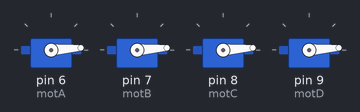
This sketch was run on a simulated Arduino Uno, built with avr-gcc and run on an emulated ATmega328P. On the bench: 4 × servo. What the sketch prints to the serial monitor is not drawn.

Above: at 0.1 s.
Timing chart, 0 to 2.1 s (numbered marks = the images above):
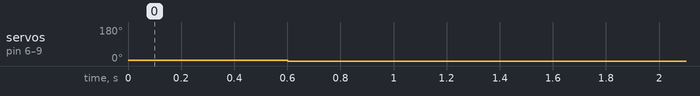

Measured:
- by itself, servo on pin 6 (motA), servo on pin 7 (motB), servo on pin 8 (motC), servo on pin 9 (motD): 4° → 0° at 0.60 s

The sketch:

ESC_check_rot_dir.ino
```cpp
#include <Servo.h>
// ---------------------------------------------------------------------------
// Customize here pulse lengths as needed
#define MIN_PULSE_LENGTH 1000 // Minimum pulse length in µs
#define MAX_PULSE_LENGTH 2000 // Maximum pulse length in µs
// ---------------------------------------------------------------------------
Servo motA, motB, motC, motD;
int counter = 3;
int x = 0;
int i = 0;

void setup() {
  Serial.begin(9600);

    motA.attach(6, MIN_PULSE_LENGTH, MAX_PULSE_LENGTH);
    motB.attach(7, MIN_PULSE_LENGTH, MAX_PULSE_LENGTH);
    motC.attach(8, MIN_PULSE_LENGTH, MAX_PULSE_LENGTH);
    motD.attach(9, MIN_PULSE_LENGTH, MAX_PULSE_LENGTH);

}

void loop() {
  while (x < counter) {
    Serial.print(x);
    i = MIN_PULSE_LENGTH + 20;
    motA.writeMicroseconds(i);
    motB.writeMicroseconds(i);
    motC.writeMicroseconds(i);
    motD.writeMicroseconds(i);
    delay(200);
    x++;
  }
  motA.writeMicroseconds(MIN_PULSE_LENGTH);
  motB.writeMicroseconds(MIN_PULSE_LENGTH);
  motC.writeMicroseconds(MIN_PULSE_LENGTH);
  motD.writeMicroseconds(MIN_PULSE_LENGTH);
  delay(500);
}
```
